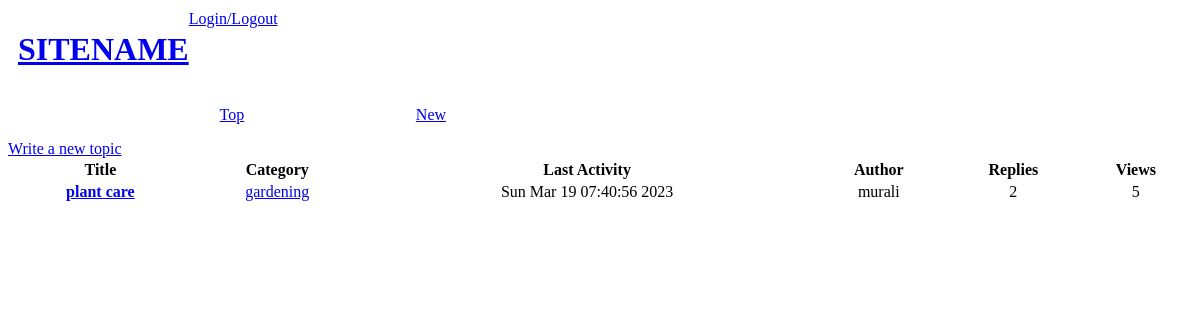
Page /cat/gardening on the committed database.
### helper.py (models this page shows, shortened)
    class Topic(db.Model):
        id = db.Column(db.Integer, primary_key=True)
        title = db.Column(db.Text)
        content = db.Column(db.Text)
        date = db.Column(db.Text)
        lastActivity = db.Column(db.Text)
        author = db.Column(db.Text)
        category = db.Column(db.Text)
        private = db.Column(db.Boolean)
        likes = db.Column(db.Text)
        replies = db.Column(db.Text)
        likesNum = db.Column(db.Integer)
        repliesNum = db.Column(db.Integer)
        views = db.Column(db.Integer)

### app.py (the view)
@app.route("/cat/<category>")  # Get the list of posts in a category
def catList(category):
    topics = Topic.query.filter_by(category=category).order_by(Topic.id.desc())
    return render_template("index.html", topics=topics)

### templates/index.html
{% extends "base.html" %}
{% block content %}
<ul>
	<li><a href="/top">Top</a></li>
	<li><a href="/new">New</a></li>
</ul>
<a href="/post">Write a new topic</a>
<table style="width:100%">
	<tr>
		<th>Title</th>
		<th>Category</th>
		<th>Last Activity</th>
		<th>Author</th>
		<th>Replies</th>
		<th>Views</th>
	</tr>
	{% for topic in topics %}
	<tr>
		<td><a href="/topic/{{ topic.id }}"><b>{{ topic.title }}</b></a></td>
		<td><a href="/cat/{{ topic.category }}">{{ topic.category }}</a></td>
		<td>{{ topic.lastActivity }}</td>
		<td>{{ topic.author }}</td>
		<td>{{ topic.repliesNum }}</td>
		<td>{{ topic.views }}</td>
	</tr>
	{% endfor %}
</table>
{% endblock %}

### templates/base.html (style rules this page uses)
ul { display: flex; list-style-type: None; }
ul li { margin-left: 15% }
td { text-align: center; }

### rows in the picture
Topic: title "plant care", category "gardening", lastActivity "Sun Mar 19 07:40:56 2023", author "murali", repliesNum "2", views "5"
